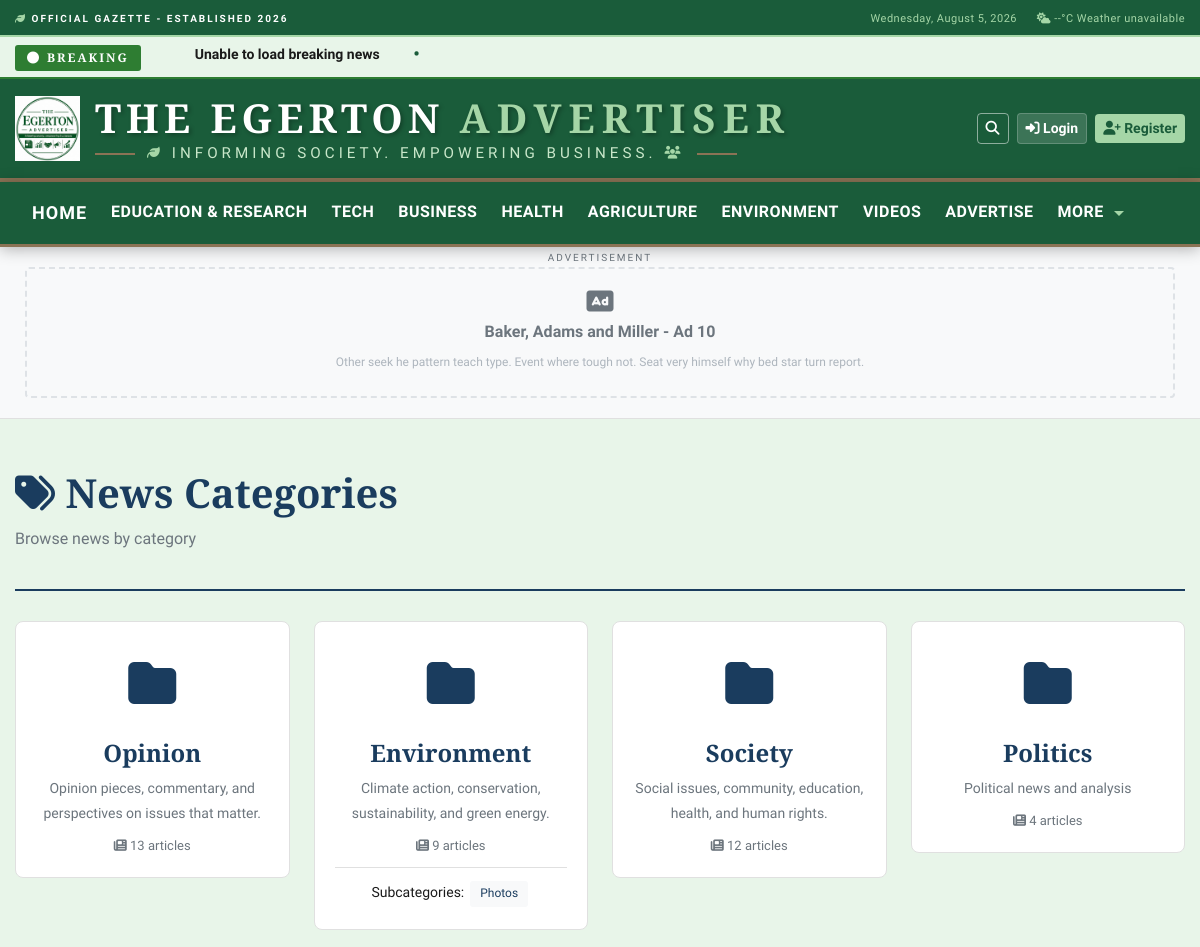
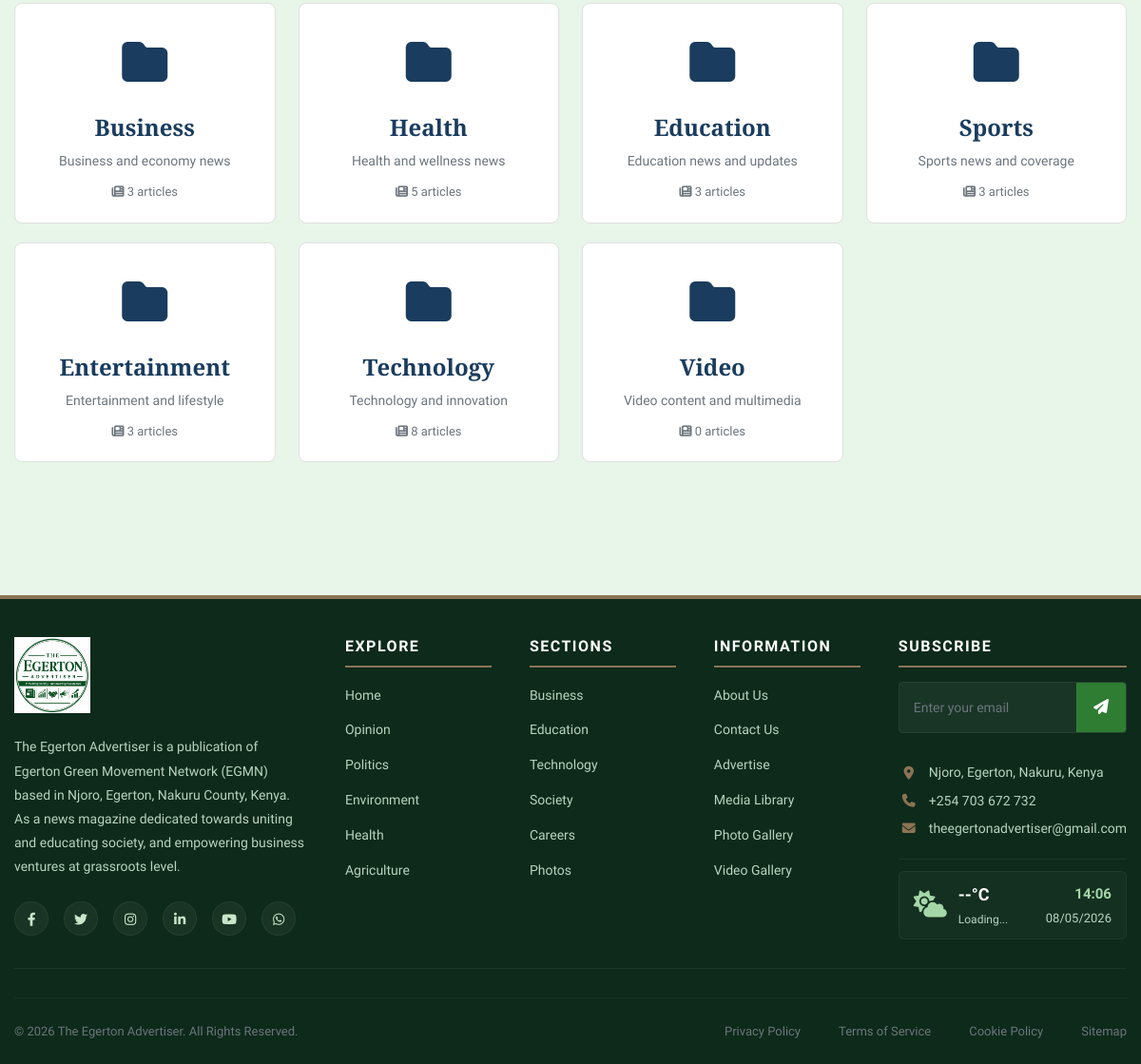
Page /categories/ on the committed database (2 pictures, top to bottom).
### apps/advertisements/models.py (models this page shows, shortened)
class Advertisement(models.Model):
    POSITION_CHOICES = (
        ('header', 'Header Banner'),
        ('sidebar', 'Sidebar'),
        ('in_article', 'In-Article'),
        ('between_posts', 'Between Posts'),
        ('footer', 'Footer'),
        ('featured_section', 'Featured Section'),
        ('popup', 'Popup'),
        ('video', 'Video Ad'),
        ('sponsored', 'Sponsored Content'),
    )
    SIZE_CHOICES = (
        ('leaderboard', '728x90 - Leaderboard'),
        ('banner', '468x60 - Banner'),
        ('half_banner', '234x60 - Half Banner'),
        ('square', '250x250 - Square'),
        ('small_square', '200x200 - Small Square'),
        ('button', '125x125 - Button'),
        ('medium_rectangle', '300x250 - Medium Rectangle'),
        ('large_rectangle', '336x280 - Large Rectangle'),
        ('skyscraper', '120x600 - Skyscraper'),
        ('wide_skyscraper', '160x600 - Wide Skyscraper'),
        ('half_page', '300x600 - Half Page'),
    )
    STATUS_CHOICES = (
        ('active', 'Active'),
        ('pending', 'Pending Approval'),
        ('scheduled', 'Scheduled'),
        ('paused', 'Paused'),
        ('expired', 'Expired'),
        ('rejected', 'Rejected'),
        ('draft', 'Draft'),
    )
    title = models.CharField(
        max_length=200,
        help_text="Ad title for internal reference"
    )
    description = models.TextField(max_length=500, blank=True)
    image = models.ImageField(
        upload_to='ads/%Y/%m/',
        validators=[FileExtensionValidator(['jpg', 'jpeg', 'png', 'gif', 'webp'])],
        help_text="Ad image (supported formats: JPG, PNG, GIF, WEBP)"
    )
    image_alt = models.CharField(max_length=200, blank=True)
    video_url = models.URLField(blank=True, help_text="URL for video ads")
    link_url = models.URLField(help_text="URL users go to when clicking the ad")
    link_target = models.CharField(
        max_length=10,
        choices=(
            ('_self', 'Same Window'),
            ('_blank', 'New Window'),
        ),
        default='_blank'
    )
    position = models.CharField(max_length=20, choices=POSITION_CHOICES)
    size = models.CharField(max_length=20, choices=SIZE_CHOICES)
    advertiser = models.ForeignKey(
        User,
        on_delete=models.CASCADE,
        related_name='ads',
        help_text="Advertiser who owns this ad"
    )
    company_name = models.CharField(max_length=200)
    contact_email = models.EmailField()
    contact_phone = models.CharField(max_length=20)
    start_date = models.DateTimeField(help_text="When the ad should start showing")
    end_date = models.DateTimeField(help_text="When the ad should stop showing")
    created_at = models.DateTimeField(auto_now_add=True)
    updated_at = models.DateTimeField(auto_now=True)
    status = models.CharField(max_length=20, choices=STATUS_CHOICES, default='pending')
    targeted_categories = models.ManyToManyField(
        'categories.Category',
        blank=True,
        related_name='ads',
        help_text="Show ad only on these categories (leave blank for all)"
    )
    targeted_articles = models.ManyToManyField(
        Article,
        blank=True,
        related_name='ads',
        help_text="Show ad only on these specific articles"
    )
    target_countries = models.JSONField(default=list, blank=True)
    target_cities = models.JSONField(default=list, blank=True)
    budget = models.DecimalField(
        max_digits=10,
        decimal_places=2,
        default=0,
        help_text="Total budget for this ad campaign"
    )
    cost_per_click = models.DecimalField(
        max_digits=10,
        decimal_places=2,
        default=0,
        help_text="Cost per click (CPC)"
    )
    cost_per_impression = models.DecimalField(
        max_digits=10,
        decimal_places=2,
        default=0,
        help_text="Cost per 1000 impressions (CPM)"
    )
    views_count = models.PositiveIntegerField(default=0)
    clicks_count = models.PositiveIntegerField(default=0)
    unique_views = models.PositiveIntegerField(default=0)
    unique_clicks = models.PositiveIntegerField(default=0)
    conversion_count = models.PositiveIntegerField(default=0)
    max_clicks = models.PositiveIntegerField(
        default=0,
        help_text="Maximum number of clicks (0 for unlimited)"
    )
    max_impressions = models.PositiveIntegerField(
        default=0,
        help_text="Maximum number of impressions (0 for unlimited)"
    )
    daily_limit = models.PositiveIntegerField(
        default=0,
        help_text="Daily impression limit (0 for unlimited)"
    )
    priority = models.PositiveIntegerField(
        default=0,
        help_text="Higher priority ads show first (0-100)"
    )
    class Meta:
        db_table = 'advertisements'
        ordering = ['-priority', 'views_count']
        indexes = [
            models.Index(fields=['position', 'status']),
            models.Index(fields=['start_date', 'end_date']),
            models.Index(fields=['advertiser', 'status']),
            models.Index(fields=['priority', 'views_count']),
        ]
    def is_active(self):
        now = timezone.now()
        return (self.status == 'active' and
                self.start_date <= now <= self.end_date and
                (self.max_impressions == 0 or self.views_count < self.max_impressions))
    def can_show(self):
        if not self.is_active():
            return False
        return True

### apps/categories/models.py (models this page shows, shortened)
class Category(models.Model):
    name = models.CharField(
        max_length=100,
        unique=True,
        validators=[MinLengthValidator(2)],
        help_text="Category name (e.g., Politics, Business, Sports)"
    )
    slug = models.SlugField(
        max_length=120,
        unique=True,
        blank=True,
        help_text="URL-friendly version of the category name"
    )
    description = models.TextField(
        max_length=500,
        blank=True,
        help_text="Brief description of the category"
    )
    icon = models.CharField(
        max_length=50,
        blank=True,
        help_text="FontAwesome icon class (e.g., fa-gavel for Politics)"
    )
    color = models.CharField(
        max_length=7,
        blank=True,
        help_text="Hex color code for the category (e.g., #FF0000)"
    )
    parent = models.ForeignKey(
        'self',
        on_delete=models.CASCADE,
        null=True,
        blank=True,
        related_name='children',
        help_text="Parent category if this is a sub-category"
    )
    order = models.PositiveIntegerField(
        default=0,
        help_text="Display order in navigation"
    )
    is_active = models.BooleanField(
        default=True,
        help_text="Whether this category is active and visible"
    )
    is_featured = models.BooleanField(
        default=False,
        help_text="Whether to show this category in featured sections"
    )
    seo_title = models.CharField(max_length=150, blank=True)
    seo_description = models.CharField(max_length=200, blank=True)
    seo_keywords = models.CharField(max_length=200, blank=True)
    image = models.ImageField(
        upload_to='categories/%Y/%m/',
        blank=True,
        null=True,
        help_text="Category image for featured sections"
    )
    image_alt = models.CharField(max_length=200, blank=True)
    article_count = models.PositiveIntegerField(default=0)
    total_views = models.PositiveIntegerField(default=0)
    created_at = models.DateTimeField(auto_now_add=True)
    updated_at = models.DateTimeField(auto_now=True)
    class Meta:
        db_table = 'categories'
        verbose_name_plural = 'Categories'
        ordering = ['order', 'name']
        indexes = [
            models.Index(fields=['slug']),
            models.Index(fields=['parent', 'is_active']),
            models.Index(fields=['order']),
        ]
    def save(self, *args, **kwargs):
        super().save(*args, **kwargs)
    def get_absolute_url(self):
        return reverse('categories:detail', kwargs={'slug': self.slug})
    def update_article_count(self):
        from apps.articles.models import Article
        count = Article.objects.filter(category=self, status='published').count()
        self.article_count = count
        self.save(update_fields=['article_count'])

### apps/categories/views.py (the view)
# urls.py: path('', views.category_list, name='list'),
def category_list(request):
    categories = Category.objects.filter(
        is_active=True,
        parent__isnull=True
    ).prefetch_related('children').order_by('order')
    for category in categories:
        category.update_article_count()
    context = {
        'categories': categories,
    }
    return render(request, 'categories/category_list.html', context)

### apps/categories/templates/categories/category_list.html (shortened to what this page needs)
{% extends 'base.html' %}
{% block content %}
<div class="container">
    <div class="categories-page">
        <div class="page-header">
            <h1><i class="fas fa-tags"></i> News Categories</h1>
            <p>Browse news by category</p>
        </div>
        <div class="categories-grid">
            <div class="row">
                {% for category in categories %}
                <div class="col-md-4 col-lg-3">
                    <div class="category-card">
                        <div class="category-icon">
                            <i class="fas fa-{{ category.icon|default:'folder' }}"></i>
                        </div>
                        <div class="category-content">
                            <h4><a href="{{ category.get_absolute_url }}">{{ category.name }}</a></h4>
                            <p>{{ category.description|truncatewords:10 }}</p>
                            <div class="category-stats">
                                <span><i class="fas fa-newspaper"></i> {{ category.article_count }} articles</span>
                            </div>
                            {% if category.children.exists %}
                            <div class="subcategories">
                                <small>Subcategories:</small>
                                {% for child in category.children.all %}
                                <a href="{{ child.get_absolute_url }}" class="subcategory-link">{{ child.name }}</a>
                                {% endfor %}
                            </div>
                            {% endif %}
                        </div>
                    </div>
                </div>
                {% empty %}
                <div class="col-12">
                    <div class="alert alert-info">
                        <i class="fas fa-info-circle"></i> No categories available.
                    </div>
                </div>
                {% endfor %}
            </div>
        </div>
    </div>
</div>
{% endblock %}

### templates/header_ad.html (shortened to what this page needs)
{% load advertisements_tags %}
<div class="header-ad-wrapper">
    <div class="container">
        <div class="row">
            <div class="col-12">
                <div class="header-ad">
                    <span class="ad-label">ADVERTISEMENT</span>
                    <div class="ad-content">
                        {% get_ad_by_position 'header' as ad %}
                        {% if ad %}
                            {% if ad.image %}
                                <a href="{{ ad.link_url }}" target="{{ ad.link_target|default:'_blank' }}">
                                    <img src="{{ ad.image.url }}" alt="{{ ad.title }}" class="img-fluid">
                                </a>
                            {% else %}
                                <div class="ad-placeholder">
                                    <i class="fas fa-ad"></i>
                                    <span>{{ ad.title|default:'Advertise Here' }}</span>
                                    <small>{{ ad.description|default:'Contact us for advertising opportunities' }}</small>
                                </div>
                            {% endif %}
                        {% else %}
                        <div class="ad-placeholder">
                            <i class="fas fa-ad"></i>
                            <span>Advertise Here</span>
                            <small>Contact us for advertising opportunities</small>
                        </div>
                        {% endif %}
                    </div>
                </div>
            </div>
        </div>
    </div>
</div>

### rows in the picture
Advertisement: title "Baker, Adams and Miller - Ad 10", description "Other seek he pattern teach type. Event where tough not. Seat very himself why bed star turn report."
Category: name "Opinion", description "Opinion pieces, commentary, and perspectives on issues that matter.", article_count "13"
Category: name "Environment", description "Climate action, conservation, sustainability, and green energy.", article_count "9"
Category: name "Photos"
Category: name "Society", description "Social issues, community, education, health, and human rights.", article_count "12"
Category: name "Politics", description "Political news and analysis", article_count "4"
Category: name "Business", description "Business and economy news", article_count "3"
Category: name "Health", description "Health and wellness news", article_count "5"
Category: name "Education", description "Education news and updates", article_count "3"
Category: name "Sports", description "Sports news and coverage", article_count "3"
Category: name "Entertainment", description "Entertainment and lifestyle", article_count "3"
Category: name "Technology", description "Technology and innovation", article_count "8"
Category: name "Video", description "Video content and multimedia", article_count "0"
